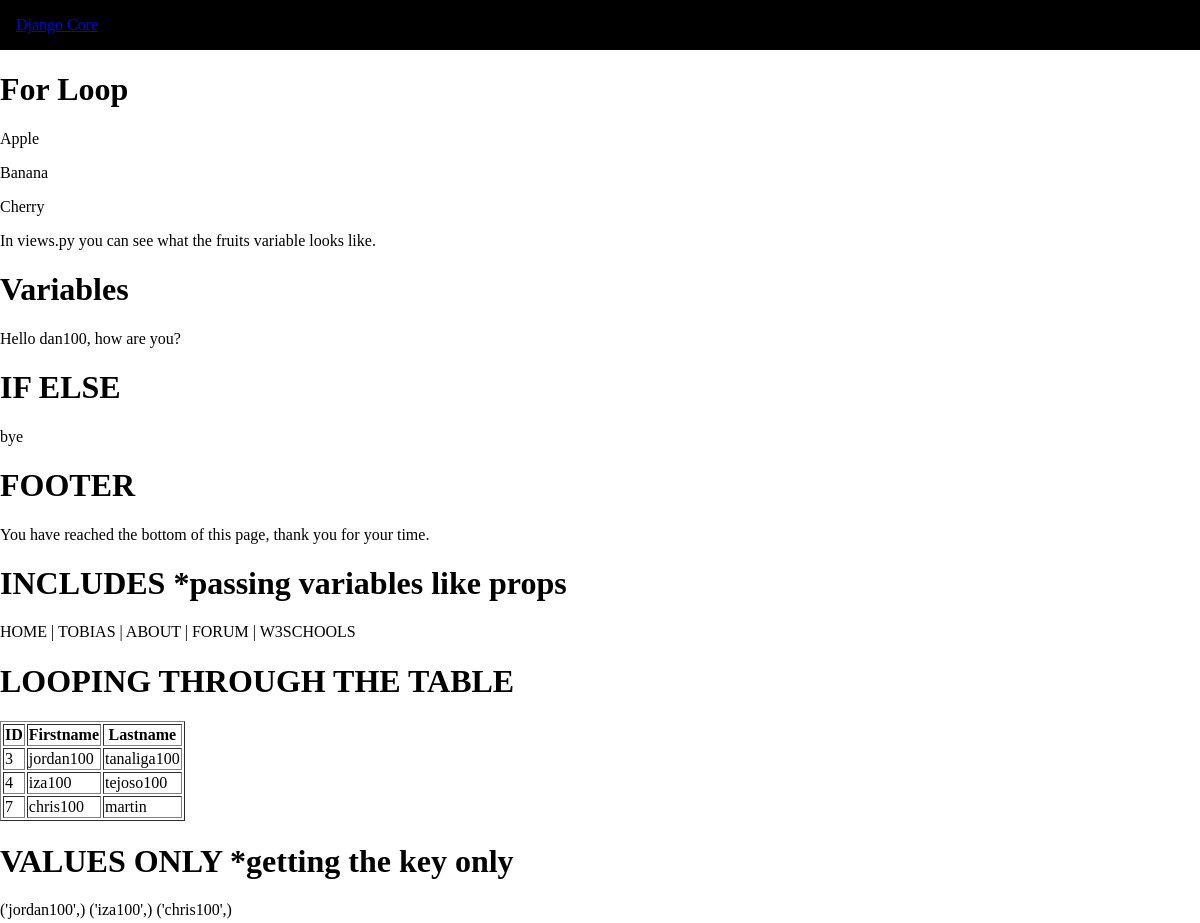
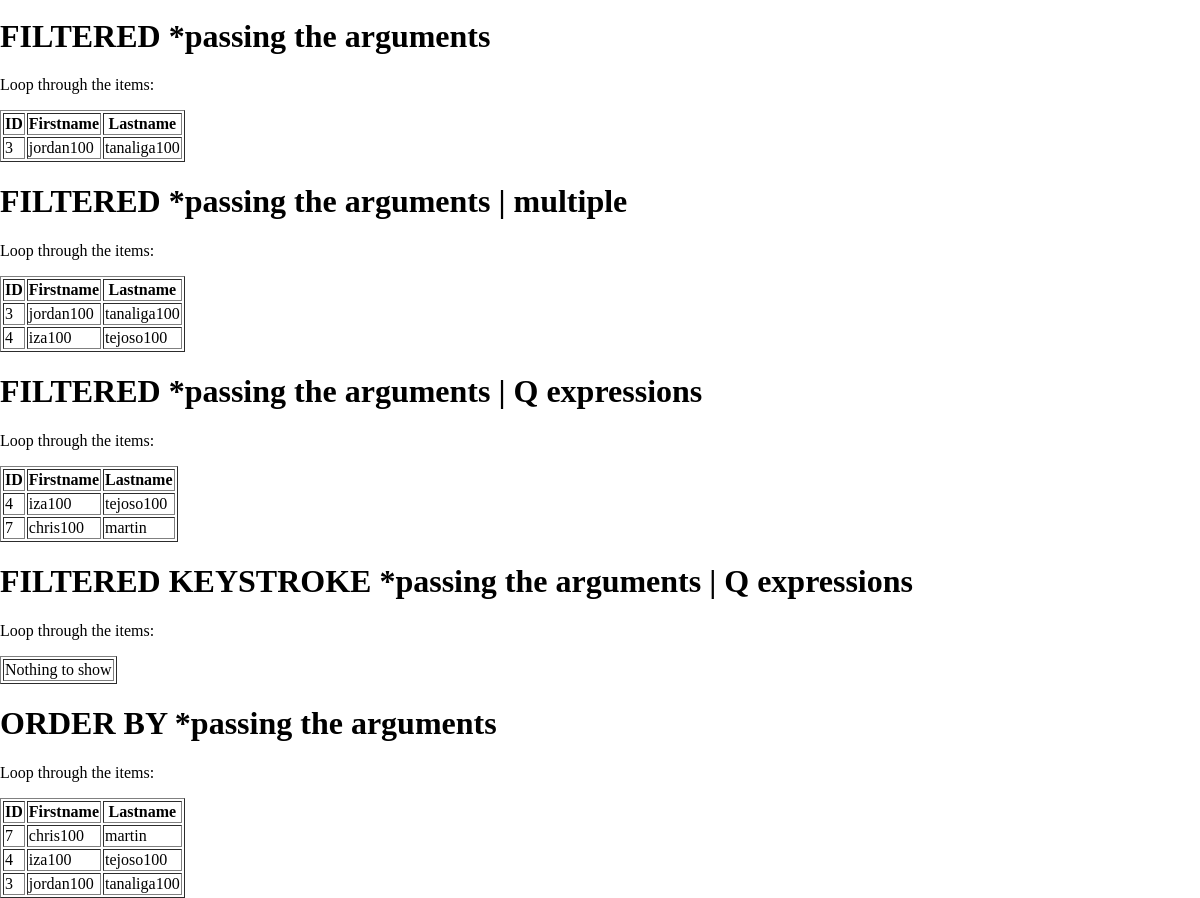
Page /testing/ on the earlier database version (2 pictures, top to bottom).
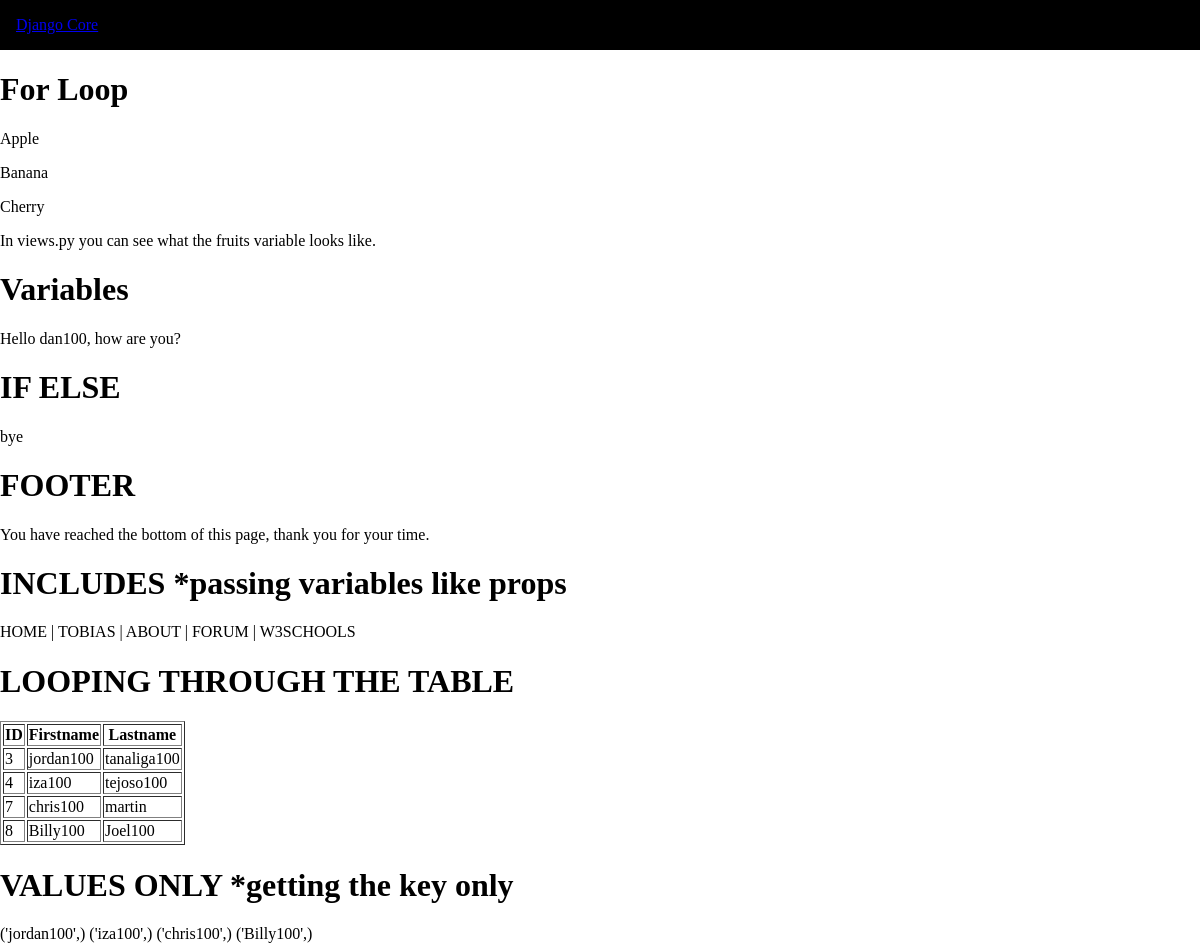
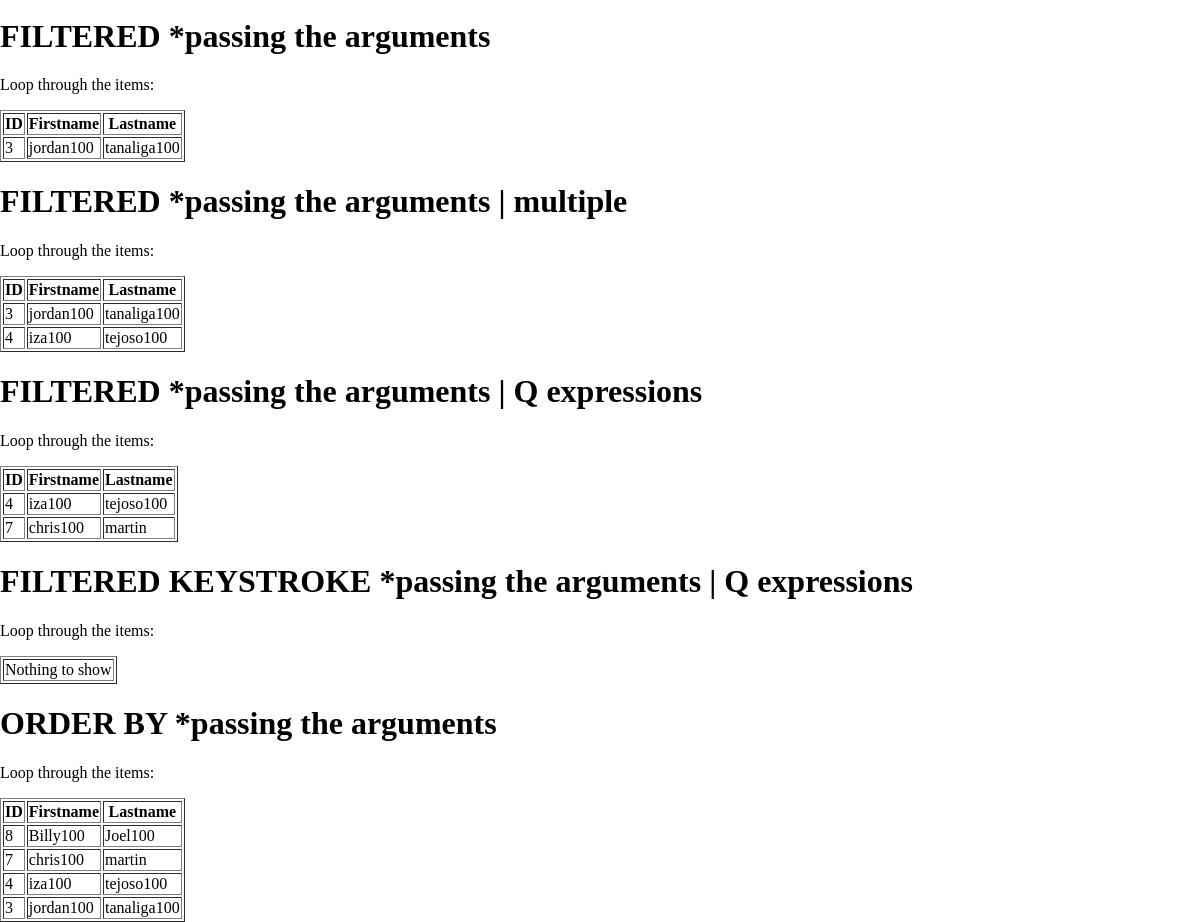
Same page on the later database version (2 pictures, top to bottom).
### members/models.py (models this page shows, shortened)
class Member(models.Model):
  firstname = models.CharField(max_length=255)
  lastname = models.CharField(max_length=255)
  phone = models.IntegerField(null=True)
  joined_date = models.DateField(null=True)

### members/views.py (the view)
# urls.py: path('testing/', views.testing, name="testing")
def testing(request):
    template = loader.get_template("template.html")
    mymembers = Member.objects.all().values()
    mydata = Member.objects.all()
    values_list = Member.objects.values_list('firstname')
    filtered = Member.objects.filter(firstname='jordan100').values()
    filtered_mul = Member.objects.filter(firstname="jordan100").values() | Member.objects.filter(lastname="tejoso100").values()
    filtered_q = Member.objects.filter(Q(firstname="chris100") | Q(lastname="tejoso100"))
    filtered_char = Member.objects.filter(firstname__startswith="jr").values()
    order_by = Member.objects.all().order_by('firstname').values()
    context = {
        "fruits": ["Apple", "Banana", "Cherry"],
        "name": "jordantanaliga100",
        "lists": mymembers,
        "mymembers": mydata,
        "values_list": values_list,
        "filtered": filtered,
        "filtered_mul": filtered_mul,
        "filtered_q": filtered_q,
        "filtered_char": filtered_char,
        "order_by": order_by,
    }
    return HttpResponse(template.render(context, request))

### members/templates/template.html (shortened to what this page needs)
{% extends "master.html" %}
{% block content %}
<h1>For Loop </h1>
  {% for x  in fruits %}
  <p> {{x}} </p>
  {% endfor%}
  <p>In views.py you can see what the fruits variable looks like.</p>
<h1>Variables </h1>
{% with name="dan100"%}
<p>Hello {{ name }}, how are you?</p>
{% endwith %}
<h1>IF ELSE </h1>
{% if greeting == 1 %}
<p> hello</p>
  {% else %}
  <p> bye </p>
  {% endif %}
<h1>FOOTER </h1>
{% include "footer.html" %}
<h1>INCLUDES *passing variables like props</h1>
{% include "mymenu.html" with me="TOBIAS" sponsor="W3SCHOOLS" %}
<h1>LOOPING THROUGH THE TABLE</h1>
<table border='1'>
  <tr>
    <th>ID</th>
    <th>Firstname</th>
    <th>Lastname</th>
  </tr>
  {% for x in mymembers %}
    <tr>
      <td>{{ x.id }}</td>
        <td>{{ x.firstname }}</td>
      <td>{{ x.lastname }}</td>
    </tr>
  {% endfor %}
</table>
<h1>VALUES ONLY *getting the key only</h1>
{% for x in values_list  %}
  <td>{{ x }}</td>
{% endfor %}
<h1>FILTERED *passing the arguments</h1>
<p>Loop through the items:</p>
<table border='1'>
  <tr>
    <th>ID</th>
    <th>Firstname</th>
    <th>Lastname</th>
  </tr>
  {% for x in filtered %}
    <tr>
      <td>{{ x.id }}</td>
      <td>{{ x.firstname }}</td>
      <td>{{ x.lastname }}</td>
    </tr>
  {% endfor %}
</table>
<h1>FILTERED *passing the arguments | multiple</h1>
<p>Loop through the items:</p>
<table border='1'>
  <tr>
    <th>ID</th>
    <th>Firstname</th>
    <th>Lastname</th>
  </tr>
  {% for x in filtered_mul %}
    <tr>
      <td>{{ x.id }}</td>
      <td>{{ x.firstname }}</td>
      <td>{{ x.lastname }}</td>
    </tr>
  {% endfor %}
</table>
<h1>FILTERED *passing the arguments | Q expressions</h1>
<p>Loop through the items:</p>
<table border='1'>
  <tr>
    <th>ID</th>
    <th>Firstname</th>
    <th>Lastname</th>
  </tr>
  {% for x in filtered_q %}
    <tr>
      <td>{{ x.id }}</td>
      <td>{{ x.firstname }}</td>
      <td>{{ x.lastname }}</td>
    </tr>
  {% endfor %}
</table>
<h1>FILTERED KEYSTROKE *passing the arguments | Q expressions</h1>
<p>Loop through the items:</p>
<table border='1'>
  {% if filtered_char %}
  <tr>
    <th>ID</th>
    <th>Firstname</th>
    <th>Lastname</th>
  </tr>
  {% for x in filtered_char %}
  <tr>
    <td>{{ x.id }}</td>
    <td>{{ x.firstname }}</td>
    <td>{{ x.lastname }}</td>
  </tr>
  {% endfor %}
  {% else %}
  <tr>
    <td colspan="3">Nothing to show</td>
  </tr>
  {% endif %}
</table>
<h1>ORDER BY *passing the arguments</h1>
<p>Loop through the items:</p>
<table border='1'>
  {% if order_by %}
  <tr>
    <th>ID</th>
    <th>Firstname</th>
    <th>Lastname</th>
  </tr>
  {% for x in order_by %}
  <tr>
    <td>{{ x.id }}</td>
    <td>{{ x.firstname }}</td>
    <td>{{ x.lastname }}</td>
  </tr>
  {% endfor %}
  {% else %}
  <tr>
    <td colspan="3">Nothing to show</td>
  </tr>
  {% endif %}
</table>
{% endblock%}

Differences in the rows shown:
added Member: id "8", firstname "Billy100", lastname "Joel100"
Other differences:
new list line: "('Billy100',)"
